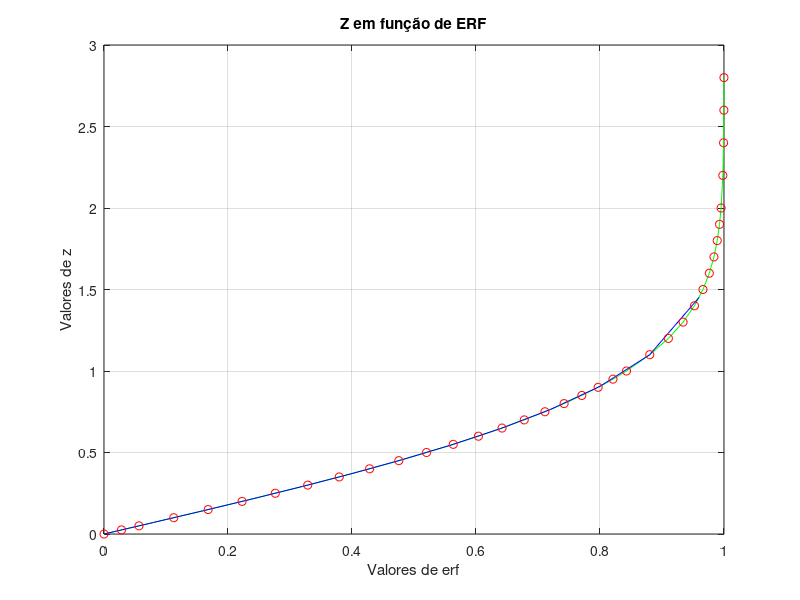

This figure's MATLAB source:
disp('===================================================================')
fprintf('\nA interpolação Numérica de 3ª Ordem Aplicada na Resolução')
fprintf('\nde Problemas das Engenharias via Modelagem Computacional ')
fprintf('\nAutores: Hugo da Silva, Maurício Ribeiro, Denis C. L. Costa,')
fprintf('\n         Heictor Costa & Lucas Pompeu')
fprintf('\nGrupo de Pesquisa: GM²SC - gm2sc.ananindeua@ifpa.edu.br')
fprintf('\nGRADIENTE DE MODELAGEM MATEMÁTICA E SIMULAÇÃO COMPUTACIONAL')
fprintf('\nINSTITUTO FEDERAL DE CIÊNCIA E TECNOLOGIA DO PARÁ - IFPA')
fprintf('\n              Campus Ananindeua')
fprintf('\nwebsite: http://ananindeua.ifpa.edu.br')
disp('===================================================================')
%%
fprintf('\n>>>>>>>>>>>>>>> PROGRAMA 02 - calculoerf <<<<<<<<<<<<<<<<\n\n')
disp('') 
% Vetor erfz
erfz = [0.0000 0.0282 0.0564 0.1125 0.1680 0.2227 0.2763 0.3286 0.3794 0.4284 0.4755 0.5202...
        0.5633 0.6039 0.6420 0.6778 0.7112 0.7421 0.7707 0.7970 0.8209 0.8427 0.8802 0.9103...
        0.9340 0.9523 0.9661 0.9763 0.9838 0.9891 0.9928 0.9953 0.9981 0.9993 0.9998 0.9999];
b = length(erfz)
%% ===========================================================================================
% Vetor z
z = [0.000 0.025 0.050 0.100 0.150 0.200 0.250 0.300 0.350 0.400 0.450 0.500...
     0.550 0.600 0.650 0.700 0.750 0.800 0.850 0.900 0.950 1.000 1.100 1.200...
     1.300 1.400 1.500 1.600 1.700 1.800 1.900 2.000 2.200 2.400 2.600 2.800];    
a = length(z)
%% ==========================================================================================    
erfz1 = [0.0000: 0.08 :0.9999];
z1 = spline(erfz,z,erfz1);
erfz_interpol=input('Entre com o valor de erfz_interpol --> ');
disp('O valor INTERPOLADO de z é  >>>')
Z_INTERPOL=abs(spline(erfz,z,erfz_interpol));
formatSpec = 'Z_INTERPOL = %4.3f \n';
fprintf(formatSpec,Z_INTERPOL)
disp('Tecle para visualizar o gráfico')
pause
figure (1)
plot (erfz,z,'g',erfz1,z1,'b',erfz,z,'ro');
title (' Z em função de ERF ');
xlabel(' Valores de erf ');
ylabel ( 'Valores de z');
text(erfz_interpol,Z_INTERPOL, '\leftarrow erf(z)')
axis([0,1,0,3]);
grid on